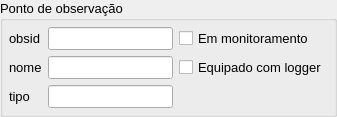
    <widget class="QGroupBox" name="groupBox">
     <property name="font">
      <font>
       <family>Arial</family>
       <pointsize>10</pointsize>
       <kerning>false</kerning>
      </font>
     </property>
     <property name="title">
      <string>Ponto de observação</string>
     </property>
     <layout class="QGridLayout" name="gridLayout_2">
      <property name="margin">
       <number>6</number>
      </property>
      <property name="spacing">
       <number>6</number>
      </property>
      <item row="0" column="0">
       <widget class="QLabel" name="label">
        <property name="enabled">
         <bool>true</bool>
        </property>
        <property name="sizePolicy">
         <sizepolicy hsizetype="Minimum" vsizetype="Fixed">
          <horstretch>0</horstretch>
          <verstretch>0</verstretch>
         </sizepolicy>
        </property>
        <property name="minimumSize">
         <size>
          <width>0</width>
          <height>0</height>
         </size>
        </property>
        <property name="maximumSize">
         <size>
          <width>16777215</width>
          <height>16777215</height>
         </size>
        </property>
        <property name="font">
         <font>
          <family>Arial</family>
          <pointsize>10</pointsize>
         </font>
        </property>
        <property name="layoutDirection">
         <enum>Qt::RightToLeft</enum>
        </property>
        <property name="text">
         <string>obsid</string>
        </property>
        <property name="alignment">
         <set>Qt::AlignLeading|Qt::AlignLeft|Qt::AlignVCenter</set>
        </property>
       </widget>
      </item>
      <item row="0" column="1">
       <widget class="QLineEdit" name="obsid">
        <property name="sizePolicy">
         <sizepolicy hsizetype="Expanding" vsizetype="Fixed">
          <horstretch>0</horstretch>
          <verstretch>0</verstretch>
         </sizepolicy>
        </property>
        <property name="minimumSize">
         <size>
          <width>0</width>
          <height>0</height>
         </size>
        </property>
        <property name="maximumSize">
         <size>
          <width>16777215</width>
          <height>16777215</height>
         </size>
        </property>
        <property name="font">
         <font>
          <family>Arial</family>
          <pointsize>10</pointsize>
         </font>
        </property>
        <property name="toolTip">
         <string>&lt;!DOCTYPE HTML PUBLIC &quot;-//W3C//DTD HTML 4.0//EN&quot; &quot;http://www.w3.org/TR/REC-html40/strict.dtd&quot;&gt;
&lt;html&gt;&lt;head&gt;&lt;meta name=&quot;qrichtext&quot; content=&quot;1&quot; /&gt;&lt;style type=&quot;text/css&quot;&gt;
p, li { white-space: pre-wrap; }
&lt;/style&gt;&lt;/head&gt;&lt;body style=&quot; font-family:'MS Shell Dlg 2'; font-size:8.25pt; font-weight:400; font-style:normal;&quot;&gt;
&lt;p style=&quot; margin-top:0px; margin-bottom:0px; margin-left:0px; margin-right:0px; -qt-block-indent:0; text-indent:0px;&quot;&gt;&lt;span style=&quot; font-size:8pt;&quot;&gt;primary key for the table obs_points&lt;/span&gt;&lt;/p&gt;
&lt;p style=&quot; margin-top:0px; margin-bottom:0px; margin-left:0px; margin-right:0px; -qt-block-indent:0; text-indent:0px;&quot;&gt;&lt;span style=&quot; font-size:8pt;&quot;&gt;must be unique value, avoid national&lt;/span&gt;&lt;/p&gt;
&lt;p style=&quot; margin-top:0px; margin-bottom:0px; margin-left:0px; margin-right:0px; -qt-block-indent:0; text-indent:0px;&quot;&gt;&lt;span style=&quot; font-size:8pt;&quot;&gt;characters, spaces and commas etc &lt;/span&gt;&lt;/p&gt;&lt;/body&gt;&lt;/html&gt;</string>
        </property>
       </widget>
      </item>
      <item row="0" column="2">
       <widget class="QCheckBox" name="wmeas_yn">
        <property name="sizePolicy">
         <sizepolicy hsizetype="Minimum" vsizetype="Fixed">
          <horstretch>0</horstretch>
          <verstretch>0</verstretch>
         </sizepolicy>
        </property>
        <property name="maximumSize">
         <size>
          <width>16777215</width>
          <height>16777215</height>
         </size>
        </property>
        <property name="font">
         <font>
          <family>Arial</family>
          <pointsize>10</pointsize>
         </font>
        </property>
        <property name="toolTip">
         <string>&lt;!DOCTYPE HTML PUBLIC &quot;-//W3C//DTD HTML 4.0//EN&quot; &quot;http://www.w3.org/TR/REC-html40/strict.dtd&quot;&gt;
&lt;html&gt;&lt;head&gt;&lt;meta name=&quot;qrichtext&quot; content=&quot;1&quot; /&gt;&lt;style type=&quot;text/css&quot;&gt;
p, li { white-space: pre-wrap; }
&lt;/style&gt;&lt;/head&gt;&lt;body style=&quot; font-family:'MS Shell Dlg 2'; font-size:8.25pt; font-weight:400; font-style:normal;&quot;&gt;
&lt;p style=&quot; margin-top:0px; margin-bottom:0px; margin-left:0px; margin-right:0px; -qt-block-indent:0; text-indent:0px;&quot;&gt;&lt;span style=&quot; font-size:8pt;&quot;&gt;x corresponds to  '1'&lt;/span&gt;&lt;/p&gt;
&lt;p style=&quot; margin-top:0px; margin-bottom:0px; margin-left:0px; margin-right:0px; -qt-block-indent:0; text-indent:0px;&quot;&gt;&lt;span style=&quot; font-size:8pt;&quot;&gt;in column &amp;quot;wmeas_yn&amp;quot;&lt;/span&gt;&lt;/p&gt;
&lt;p style=&quot;-qt-paragraph-type:empty; margin-top:0px; margin-bottom:0px; margin-left:0px; margin-right:0px; -qt-block-indent:0; text-indent:0px; font-size:8pt;&quot;&gt;&lt;/p&gt;
&lt;p style=&quot; margin-top:0px; margin-bottom:0px; margin-left:0px; margin-right:0px; -qt-block-indent:0; text-indent:0px;&quot;&gt;&lt;span style=&quot; font-size:8pt;&quot;&gt;may be used to keep a log&lt;/span&gt;&lt;/p&gt;
&lt;p style=&quot; margin-top:0px; margin-bottom:0px; margin-left:0px; margin-right:0px; -qt-block-indent:0; text-indent:0px;&quot;&gt;&lt;span style=&quot; font-size:8pt;&quot;&gt;of which obs_points that are&lt;/span&gt;&lt;/p&gt;
&lt;p style=&quot; margin-top:0px; margin-bottom:0px; margin-left:0px; margin-right:0px; -qt-block-indent:0; text-indent:0px;&quot;&gt;&lt;span style=&quot; font-size:8pt;&quot;&gt;included in the monitoring program&lt;/span&gt;&lt;/p&gt;
&lt;p style=&quot; margin-top:0px; margin-bottom:0px; margin-left:0px; margin-right:0px; -qt-block-indent:0; text-indent:0px;&quot;&gt;&lt;span style=&quot; font-size:8pt;&quot;&gt;measurements&lt;/span&gt;&lt;/p&gt;&lt;/body&gt;&lt;/html&gt;</string>
        </property>
        <property name="text">
         <string>Em monitoramento</string>
        </property>
       </widget>
      </item>
      <item row="1" column="0">
       <widget class="QLabel" name="label_2">
        <property name="enabled">
         <bool>true</bool>
        </property>
        <property name="sizePolicy">
         <sizepolicy hsizetype="Minimum" vsizetype="Fixed">
          <horstretch>0</horstretch>
          <verstretch>0</verstretch>
         </sizepolicy>
        </property>
        <property name="minimumSize">
         <size>
          <width>0</width>
          <height>0</height>
         </size>
        </property>
        <property name="maximumSize">
         <size>
          <width>16777215</width>
          <height>16777215</height>
         </size>
        </property>
        <property name="font">
         <font>
          <family>Arial</family>
          <pointsize>10</pointsize>
         </font>
        </property>
        <property name="layoutDirection">
         <enum>Qt::RightToLeft</enum>
        </property>
        <property name="text">
         <string>nome</string>
        </property>
        <property name="alignment">
         <set>Qt::AlignLeading|Qt::AlignLeft|Qt::AlignVCenter</set>
        </property>
       </widget>
      </item>
      <item row="1" column="1">
       <widget class="QLineEdit" name="name">
        <property name="sizePolicy">
         <sizepolicy hsizetype="Expanding" vsizetype="Fixed">
          <horstretch>0</horstretch>
          <verstretch>0</verstretch>
         </sizepolicy>
        </property>
        <property name="minimumSize">
         <size>
          <width>0</width>
          <height>0</height>
         </size>
        </property>
        <property name="maximumSize">
         <size>
          <width>16777215</width>
          <height>16777215</height>
         </size>
        </property>
        <property name="font">
         <font>
          <family>Arial</family>
          <pointsize>10</pointsize>
         </font>
        </property>
        <property name="toolTip">
         <string>&lt;!DOCTYPE HTML PUBLIC &quot;-//W3C//DTD HTML 4.0//EN&quot; &quot;http://www.w3.org/TR/REC-html40/strict.dtd&quot;&gt;
&lt;html&gt;&lt;head&gt;&lt;meta name=&quot;qrichtext&quot; content=&quot;1&quot; /&gt;&lt;style type=&quot;text/css&quot;&gt;
p, li { white-space: pre-wrap; }
&lt;/style&gt;&lt;/head&gt;&lt;body style=&quot; font-family:'MS Shell Dlg 2'; font-size:8.25pt; font-weight:400; font-style:normal;&quot;&gt;
&lt;p style=&quot; margin-top:0px; margin-bottom:0px; margin-left:0px; margin-right:0px; -qt-block-indent:0; text-indent:0px;&quot;&gt;&lt;span style=&quot; font-size:8pt;&quot;&gt;original name as e.g. &amp;quot;Pumping well no 234&amp;quot;&lt;/span&gt;&lt;/p&gt;&lt;/body&gt;&lt;/html&gt;</string>
        </property>
       </widget>
      </item>
      <item row="1" column="2">
       <widget class="QCheckBox" name="wlogg_yn">
        <property name="sizePolicy">
         <sizepolicy hsizetype="Minimum" vsizetype="Fixed">
          <horstretch>0</horstretch>
          <verstretch>0</verstretch>
         </sizepolicy>
        </property>
        <property name="maximumSize">
         <size>
          <width>16777215</width>
          <height>16777215</height>
         </size>
        </property>
        <property name="font">
         <font>
          <family>Arial</family>
          <pointsize>10</pointsize>
         </font>
        </property>
        <property name="toolTip">
         <string>&lt;!DOCTYPE HTML PUBLIC &quot;-//W3C//DTD HTML 4.0//EN&quot; &quot;http://www.w3.org/TR/REC-html40/strict.dtd&quot;&gt;
&lt;html&gt;&lt;head&gt;&lt;meta name=&quot;qrichtext&quot; content=&quot;1&quot; /&gt;&lt;style type=&quot;text/css&quot;&gt;
p, li { white-space: pre-wrap; }
&lt;/style&gt;&lt;/head&gt;&lt;body style=&quot; font-family:'MS Shell Dlg 2'; font-size:8.25pt; font-weight:400; font-style:normal;&quot;&gt;
&lt;p style=&quot; margin-top:0px; margin-bottom:0px; margin-left:0px; margin-right:0px; -qt-block-indent:0; text-indent:0px;&quot;&gt;&lt;span style=&quot; font-size:8pt;&quot;&gt;x corresponds to  '1'&lt;/span&gt;&lt;/p&gt;
&lt;p style=&quot; margin-top:0px; margin-bottom:0px; margin-left:0px; margin-right:0px; -qt-block-indent:0; text-indent:0px;&quot;&gt;&lt;span style=&quot; font-size:8pt;&quot;&gt;in column &amp;quot;wlogg_yn&amp;quot;&lt;/span&gt;&lt;/p&gt;
&lt;p style=&quot;-qt-paragraph-type:empty; margin-top:0px; margin-bottom:0px; margin-left:0px; margin-right:0px; -qt-block-indent:0; text-indent:0px; font-size:8pt;&quot;&gt;&lt;/p&gt;
&lt;p style=&quot; margin-top:0px; margin-bottom:0px; margin-left:0px; margin-right:0px; -qt-block-indent:0; text-indent:0px;&quot;&gt;&lt;span style=&quot; font-size:8pt;&quot;&gt;may be used to keep a log&lt;/span&gt;&lt;/p&gt;
&lt;p style=&quot; margin-top:0px; margin-bottom:0px; margin-left:0px; margin-right:0px; -qt-block-indent:0; text-indent:0px;&quot;&gt;&lt;span style=&quot; font-size:8pt;&quot;&gt;of which obs_points that are&lt;/span&gt;&lt;/p&gt;
&lt;p style=&quot; margin-top:0px; margin-bottom:0px; margin-left:0px; margin-right:0px; -qt-block-indent:0; text-indent:0px;&quot;&gt;&lt;span style=&quot; font-size:8pt;&quot;&gt;equipped with a data logger&lt;/span&gt;&lt;/p&gt;&lt;/body&gt;&lt;/html&gt;</string>
        </property>
        <property name="text">
         <string>Equipado com logger</string>
        </property>
       </widget>
      </item>
      <item row="2" column="0">
       <widget class="QLabel" name="label_4">
        <property name="enabled">
         <bool>true</bool>
        </property>
        <property name="sizePolicy">
         <sizepolicy hsizetype="Minimum" vsizetype="Fixed">
          <horstretch>0</horstretch>
          <verstretch>0</verstretch>
         </sizepolicy>
        </property>
        <property name="minimumSize">
         <size>
          <width>0</width>
          <height>0</height>
         </size>
        </property>
        <property name="maximumSize">
         <size>
          <width>16777215</width>
          <height>16777215</height>
         </size>
        </property>
        <property name="font">
         <font>
          <family>Arial</family>
          <pointsize>10</pointsize>
         </font>
        </property>
        <property name="layoutDirection">
         <enum>Qt::RightToLeft</enum>
        </property>
        <property name="text">
         <string>tipo</string>
        </property>
        <property name="alignment">
         <set>Qt::AlignLeading|Qt::AlignLeft|Qt::AlignVCenter</set>
        </property>
        <property name="wordWrap">
         <bool>true</bool>
        </property>
       </widget>
      </item>
      <item row="2" column="1">
       <widget class="QLineEdit" name="type">
        <property name="sizePolicy">
         <sizepolicy hsizetype="Expanding" vsizetype="Fixed">
          <horstretch>0</horstretch>
          <verstretch>0</verstretch>
         </sizepolicy>
        </property>
        <property name="minimumSize">
         <size>
          <width>0</width>
          <height>0</height>
         </size>
        </property>
        <property name="maximumSize">
         <size>
          <width>16777215</width>
          <height>16777215</height>
         </size>
        </property>
        <property name="font">
         <font>
          <family>Arial</family>
          <pointsize>10</pointsize>
         </font>
        </property>
        <property name="toolTip">
         <string>&lt;!DOCTYPE HTML PUBLIC &quot;-//W3C//DTD HTML 4.0//EN&quot; &quot;http://www.w3.org/TR/REC-html40/strict.dtd&quot;&gt;
&lt;html&gt;&lt;head&gt;&lt;meta name=&quot;qrichtext&quot; content=&quot;1&quot; /&gt;&lt;style type=&quot;text/css&quot;&gt;
p, li { white-space: pre-wrap; }
&lt;/style&gt;&lt;/head&gt;&lt;body style=&quot; font-family:'MS Shell Dlg 2'; font-size:8.25pt; font-weight:400; font-style:normal;&quot;&gt;
&lt;p style=&quot; margin-top:0px; margin-bottom:0px; margin-left:0px; margin-right:0px; -qt-block-indent:0; text-indent:0px;&quot;&gt;&lt;span style=&quot; font-size:8pt;&quot;&gt;direct push drilling,&lt;/span&gt;&lt;/p&gt;
&lt;p style=&quot; margin-top:0px; margin-bottom:0px; margin-left:0px; margin-right:0px; -qt-block-indent:0; text-indent:0px;&quot;&gt;&lt;span style=&quot; font-size:8pt;&quot;&gt;probing, dug well,&lt;/span&gt;&lt;/p&gt;
&lt;p style=&quot; margin-top:0px; margin-bottom:0px; margin-left:0px; margin-right:0px; -qt-block-indent:0; text-indent:0px;&quot;&gt;&lt;span style=&quot; font-size:8pt;&quot;&gt;water surface etc&lt;/span&gt;&lt;/p&gt;&lt;/body&gt;&lt;/html&gt;</string>
        </property>
        <property name="layoutDirection">
         <enum>Qt::LeftToRight</enum>
        </property>
       </widget>
      </item>
     </layout>
    </widget>
